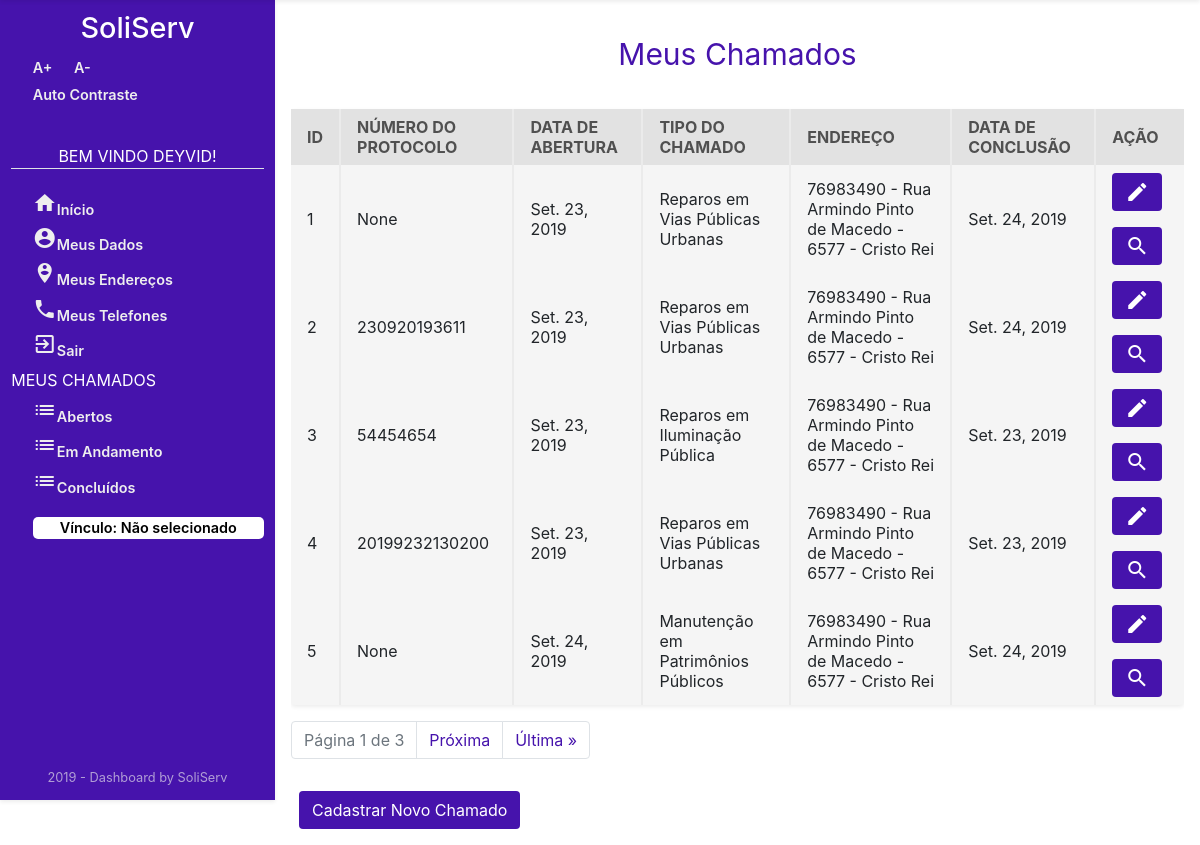
Page /Chamados/listarChamado/ (signed in) on the committed database.
### Chamados/models.py (models this page shows, shortened)
class Chamado(models.Model):
    dataAbertura = models.DateField('ABERTO EM',auto_now_add=True)
    dataConclusao = models.DateField('CONCLUÍDO EM',auto_now=True)
    numeroProtocolo = models.CharField('NÚMERO DE PROTOCOLO', max_length=45, null=True, blank=True)
    observacao = models.CharField('OBSERVAÇÃO',max_length=100)
    observacaoOrgao = models.CharField('RETORNO DO ÓRGÃO', max_length=100, null=True, blank=True)
    idStatus = models.ForeignKey(
        Status, on_delete=models.CASCADE, verbose_name="STATUS")
    idOrgao = models.ForeignKey(
        Orgao, on_delete=models.CASCADE, verbose_name="ORGÃO")
    idTipoChamado = models.ForeignKey(
        TipoChamado, on_delete=models.CASCADE, verbose_name="TIPO DE CHAMADO")
    idUsuario = models.ForeignKey(
        User, on_delete=models.CASCADE, verbose_name="USUÁRIO")
    idEndereco = models.ForeignKey(
        Endereco, on_delete=models.CASCADE, verbose_name="ENDEREÇO DO CHAMADO")
    class Meta:
        verbose_name = "Chamado"
        verbose_name_plural = "Chamados"

class TipoChamado(models.Model):
    descricaoTipoChamado = models.CharField('TIPO CHAMADO', max_length=45)
    idOrgao = models.ForeignKey(
        Orgao, on_delete=models.CASCADE, verbose_name="ORGÃO")
    class Meta:
        verbose_name = "TipoChamados"
        verbose_name_plural = "TipoChamados"

### Usuario/models.py (models this page shows)
class Endereco(models.Model):
    cep = models.IntegerField('CEP')
    logradouro = models.CharField('LOGRADOURO', max_length=45)
    enderecoNumero = models.CharField('NÚMERO', max_length=11)
    complemento = models.CharField('COMPLEMENTO', max_length=45)
    bairro = models.CharField('BAIRRO', max_length=45)
    observacao = models.CharField('OBSERVAÇÃO', max_length=45)
    municipio = models.CharField('MUNICIPIO', max_length=45)
    estado = models.CharField('ESTADO', max_length=2)
    idPessoa = models.ForeignKey(
        User, on_delete=models.CASCADE, verbose_name="PESSOA")
    def __str__(self):
        return (str (self.cep))+" - " + self.logradouro +" - "+ self.enderecoNumero + " - " + self.bairro
    class Meta:
        verbose_name = "Endereco"
        verbose_name_plural = "Endereco"

### Chamados/views.py (the view)
# urls.py: path('listarChamado/', views.ListaChamados, name='lista_chamado'),
def ListaChamados(request):
    chamados_list = Chamado.objects.filter(idUsuario=request.user.id)
    paginator = Paginator(chamados_list, 5)
    page = request.GET.get('page')
    chamados_list = paginator.get_page(page)
    context = {'chamados_list': chamados_list}
    if not request.user.is_authenticated:
        return render(request, 'Usuario/acessoNegado.html')
    else:
        return render(request, 'Chamados/Chamados/listarChamado.html', context)

### Chamados/templates/Chamados/Chamados/listarChamado.html (shortened to what this page needs)
{% extends "sistemaDeGestaoDeServicosPublicos/index1.html" %}
{% block centro %}
{% if user.is_authenticated %}
{% if chamados_list %}
<div class="mt-3 container text-center ">
    <p style="color: #4613ac; font-size: 30px;">Meus Chamados</p>
</div>
<form>
    <div class="section-2" style="overflow-x: auto;">
        <div class="w-100 mt-3 mb-3 table-holder rounded shadow-sm">
            <table>
                <tr>
                    <th>ID</th>
                    <th>NÚMERO DO PROTOCOLO</th>
                    <th>DATA DE ABERTURA</th>
                    <th>TIPO DO CHAMADO</th>
                    <th>ENDEREÇO</th>
                    <th>DATA DE CONCLUSÃO</th>
                    <th>AÇÃO</th>
                </tr>
                {% for chamado in chamados_list %}
                <tr>
                    <td>{{chamado.id}}</td>
                    <td>{{chamado.numeroProtocolo}}</td>
                    <td>{{chamado.dataAbertura}}</td>
                    <td>{{chamado.idTipoChamado.descricaoTipoChamado}}</td>
                    <td>{{chamado.idEndereco}}</td>
                    <td>{{chamado.dataConclusao}}</td>
                    <td>
                        <a class="btn mb-3" style="background: #4613ac; color: white;" href="{% url 'Chamados:atualiza_chamado' chamado.id %}" title="Editar Chamado">
                            <i class="material-icons">edit</i></a>
                        <a class="btn" style="background: #4613ac; color: white;" href="#" title="Detalhes do Chamado">
                            <i class="material-icons">search</i></a>
                    </td>
                </tr>
                {% endfor %}
            </table>
        </div>
    </div>
</form>
<nav aria-label="text-left pagination  ">
    <ul class="pagination ">
        <li class="page-item disabled">
            <a class="page-link" href="#">
                Página {{ chamados_list.number }} de {{ chamados_list.paginator.num_pages }}
            </a>
        </li>
        {% if chamados_list.has_next %}
        <li class="page-item">
            <a class="page-link" style=" color: #4613ac;" title="Próxima Página"
                href="?page={{ chamados_list.next_page_number }}">
                Próxima
            </a>
        </li>
        <li class="page-item">
            <a class="page-link" title="Ultima Página" style=" color: #4613ac;"
                href="?page={{chamados_list.paginator.num_pages }}">
                Última &raquo;
            </a>
        </li>
        {% endif %}
    </ul>
</nav>
<a class="btn  ml-2 mb-3 mt-3" style="background-color: #4613ac; color: white;"
    href="{% url 'Chamados:cadastro_chamado' %}" title="Cadastrar Chamados">Cadastrar
    Novo Chamado
</a>
{% endif %}
{% endif %}
{% endblock %}

### templates/sistemaDeGestaoDeServicosPublicos/index1.html (shortened to what this page needs)
<!DOCTYPE html>
<html lang="pt-br">
{% load staticfiles %}
<head>
    <link rel="stylesheet" type="text/css" href="{% static 'css/select2.css' %}">
    <link rel="stylesheet" href="{% static 'css/dashboard-itens.css' %}">
    <link rel="stylesheet" href="{% static 'css/style.css' %}">
    <link rel="stylesheet" href="https://stackpath.bootstrapcdn.com/bootstrap/4.3.1/css/bootstrap.min.css"
>
    <link href="https://unpkg.com/material-components-web@latest/dist/material-components-web.min.css" rel="stylesheet">
</head>
<body class="acessibilidade" onresize="verificaSide()">
    <header>
    </header>
    <main class="main">
        <div class="sidebar shadow-sm" id="sidebar">
            <h1>SoliServ</h1>
            <div class="AcessibilidadeFontes">
                <a onClick="fonte('a');" title="Aumentar Tamanho da Fonte" href="#">A+</a>
                <a onClick="fonte('d');" title="Diminuir Tamanho da Fonte" href="#">A-</a>
            </div>
            {% if user.is_authenticated %}
            <a href="#altocontraste" id="altocontraste" accesskey="3" title="Auto Contraste"
                onclick="window.toggleContrast()" onkeydown="window.toggleContrast()">Auto
                Contraste</a> {% else %}
            <a class="border-bottom" href="#altocontraste" id="altocontraste" accesskey="3" title="Auto Contraste"
                onclick="window.toggleContrast()" onkeydown="window.toggleContrast()">Auto
                Contraste</a> {% endif %} {% if user.is_authenticated %}
            <nav>
                <p class="border-bottom text-center naoMostrarMouse">Bem Vindo {{ user.first_name }}!</p>
                <a href="{% url 'index' %}" title="Página Inicial"><i class="material-icons mt-3">home</i>Início</a>
                <a href="{% url 'meusDados' %}" title="Meus Dados"><i class="material-icons"> account_circle</i>Meus
                    Dados</a>
                <a href="{% url 'listaEnderecos' %}" title="Meus Endereços"><i
                        class="material-icons">person_pin_circle</i>Meus Endereços</a>
                <a href="{% url 'listaTelefones' %}" title="Meus Telefones"><i class="material-icons">phone</i>Meus
                    Telefones</a>
                <a href="{% url 'logout' %}" title="Log-out"><i class="material-icons">exit_to_app</i>Sair</a>
                <p class="naoMostrarMouse">Meus Chamados</p>
                <a href="{% url 'Chamados:lista_chamado' %}" title="Chamados Em Aberto"><i class="material-icons">list</i>Abertos</a>
                <a href="/" title="Chamados Em Andamento "><i class="material-icons">list</i>Em Andamento</a>
                <a href="/" title="Chamados Concluídos"><i class="material-icons">list</i>Concluídos</a>
                {% if request.session.temVinculo %}
                <a class="mt-3 text-center" title="Clique para Escolher o Vínculo"
                    style="border-radius: 5px; background-color: white; color: black; "
                    href="{% url 'Orgao:retorna_Lotacao' %}">
                    {% if request.session.nomeVinculo %}
                    Vínculo: {{ request.session.nomeVinculo }}
                    {% else %}
                    Vínculo: Não selecionado
                    {% endif %}
                </a>
                {% endif %}
            </nav>
                {% endif %}
            <p class="credit m-0">2019 - Dashboard by SoliServ</p>
        </div>
        <body>
            <div class="content d-flex flex-column" id="content">
                <div>
                    {% block centro%}
                    {% endblock %}
                </div>
            </div>
        </body>
    </main>
</body>
</html>

### sistemaDeGestaoDeServicosPublicos/static/css/dashboard-itens.css (style rules this page uses)
.section-2 { display: flex; justify-content: space-between; width: 100%; flex-wrap: wrap; }
.table-holder { width: 59%; background-color: #f5f5f5; }
.table-holder table { width: 100%; }
.table-holder th { background-color: #e2e2e2; padding: .5em 1em; color: #505050; border-left: 2px solid #ebebeb; }
.table-holder th:first-child { border: none; }
.table-holder td { padding: .5em 1em; border-left: 2px solid #ebebeb; }
.table-holder td:first-child { border: none; }

### sistemaDeGestaoDeServicosPublicos/static/css/style.css (style rules this page uses)
:root { --tamanho-sidebar: 275px; --transicao: .5s ease-in; }
* { margin: 0; padding: 0; }
.main { display: flex; justify-content: space-between; position: absolute; top: 0; box-sizing: border-box; transition: var(--transicao); min-height: 100vh; width: 100%; border: 2px; }
.sidebar { position: fixed; width: 100%; max-width: var(--tamanho-sidebar); display: flex; flex-direction: column; box-sizing: border-box; padding: .7em; height: 100vh; transition: var(--transicao); left: 0; z-index: 4; background: #4613ac; color: #fff; }
.sidebar h1 { font-size: 1.8em; align-self: center; }
.sidebar nav { margin-top: 2em; display: flex; flex-direction: column; }
.sidebar p { margin: .2em 0; }
.sidebar a { text-decoration: none; color: #eee; margin: .2em 0; margin-left: 1.5em; font-weight: 600; font-size: .9em; }
.content { display: flex; max-width: calc(100% - var(--tamanho-sidebar)); box-sizing: border-box; width: 100%; position: absolute; right: 0; transition: var(--transicao); padding: 1em; height: 100%; }
.naoMostrarMouse { cursor: pointer; text-transform: uppercase; }
.credit { position: absolute; bottom: 1em; color: #eeeeeea2; font-size: .8em; align-self: center; }
.AcessibilidadeFontes { display: flex; flex-direction: row; }

### rows in the picture
Chamado: id "1", numeroProtocolo "None", dataAbertura "Set. 23, 2019", idTipoChamado.descricaoTipoChamado "Reparos em Vias Públicas Urbanas", idEndereco "76983490 - Rua Armindo Pinto de Macedo - 6577 - Cristo Rei", dataConclusao "Set. 24, 2019"
Chamado: id "2", numeroProtocolo "230920193611", dataAbertura "Set. 23, 2019", idTipoChamado.descricaoTipoChamado "Reparos em Vias Públicas Urbanas", idEndereco "76983490 - Rua Armindo Pinto de Macedo - 6577 - Cristo Rei", dataConclusao "Set. 24, 2019"
Chamado: id "3", numeroProtocolo "54454654", dataAbertura "Set. 23, 2019", idTipoChamado.descricaoTipoChamado "Reparos em Iluminação Pública", idEndereco "76983490 - Rua Armindo Pinto de Macedo - 6577 - Cristo Rei", dataConclusao "Set. 23, 2019"
Chamado: id "4", numeroProtocolo "20199232130200", dataAbertura "Set. 23, 2019", idTipoChamado.descricaoTipoChamado "Reparos em Vias Públicas Urbanas", idEndereco "76983490 - Rua Armindo Pinto de Macedo - 6577 - Cristo Rei", dataConclusao "Set. 23, 2019"
Chamado: id "5", numeroProtocolo "None", dataAbertura "Set. 24, 2019", idTipoChamado.descricaoTipoChamado "Manutenção em Patrimônios Públicos", idEndereco "76983490 - Rua Armindo Pinto de Macedo - 6577 - Cristo Rei", dataConclusao "Set. 24, 2019"

### other values in the picture
{{ user.first_name }} "DEYVID"
{{ chamados_list.number }} "1"
{{ chamados_list.paginator.num_pages }} "3"
